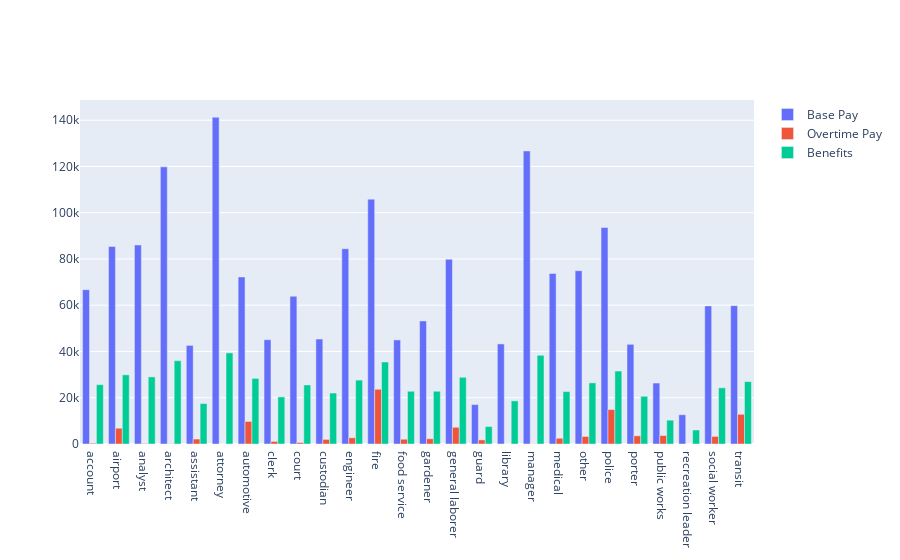

The code cell stored with this chart in its notebook:
### Code cell
# The code we provided creates a grouped bar chart using the Plotly library 
# to visualize the average values of 'BasePay', 'OvertimePay', and 'Benefits' for different job titles.

trace1 = go.Bar(
    x=job_names,
    y=salaries_jobs_benefits['BasePay'],
    name='Base Pay'
)
trace2 = go.Bar(
    x=job_names,
    y=salaries_jobs_benefits['OvertimePay'],
    name='Overtime Pay'
)
trace3 = go.Bar(
    x=job_names,
    y=salaries_jobs_benefits['Benefits'],
    name='Benefits'
)

data = [trace1, trace2, trace3]
layout = go.Layout(
    barmode='group'
)

fig = go.Figure(data=data, layout=layout)
cf.iplot(fig, filename='grouped-bar')

### Figure 1 — Plotly figure (JSON) as saved in the notebook; plotly's stock layout.template omitted (floating-point values rounded to 4 significant figures)
{"data": [{"name": "Base Pay", "type": "bar", "x": ["account", "airport", "analyst", "architect", "assistant", "attorney", "automotive", "clerk", "court", "custodian", "engineer", "fire", "food service", "gardener", "general laborer", "guard", "library", "manager", "medical", "other", "police", "porter", "public works", "recreation leader", "social worker", "transit"], "y": [66720.0, 85400.0, 86040.0, 119800.0, 42630.0, 141300.0, 72240.0, 45080.0, 63890.0, 45390.0, 84420.0, 105900.0, 44990.0, 53200.0, 79870.0, 17040.0, 43260.0, 126700.0, 73760.0, 74920.0, 93590.0, 43100.0, 26350.0, 12650.0, 59710.0, 59830.0]}, {"name": "Overtime Pay", "type": "bar", "x": ["account", "airport", "analyst", "architect", "assistant", "attorney", "automotive", "clerk", "court", "custodian", "engineer", "fire", "food service", "gardener", "general laborer", "guard", "library", "manager", "medical", "other", "police", "porter", "public works", "recreation leader", "social worker", "transit"], "y": [341.2, 6827.0, 227.3, 113.2, 2150.0, 27.79, 9761.0, 1109.0, 635.5, 1989.0, 2685.0, 23660.0, 2071.0, 2268.0, 7239.0, 1774.0, 4.388, 72.59, 2484.0, 3246.0, 14890.0, 3540.0, 3662.0, 11.37, 3278.0, 12840.0]}, {"name": "Benefits", "type": "bar", "x": ["account", "airport", "analyst", "architect", "assistant", "attorney", "automotive", "clerk", "court", "custodian", "engineer", "fire", "food service", "gardener", "general laborer", "guard", "library", "manager", "medical", "other", "police", "porter", "public works", "recreation leader", "social worker", "transit"], "y": [25660.0, 29910.0, 29010.0, 36010.0, 17490.0, 39400.0, 28360.0, 20360.0, 25520.0, 22030.0, 27630.0, 35460.0, 22790.0, 22810.0, 28840.0, 7545.0, 18650.0, 38350.0, 22650.0, 26420.0, 31540.0, 20630.0, 10300.0, 6046.0, 24290.0, 26970.0]}], "layout": {"barmode": "group"}}
